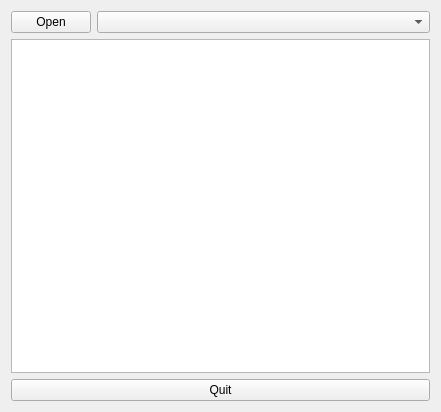
<ui version="4.0" >
 <class>Form</class>
 <widget class="QWidget" name="Form" >
  <property name="geometry" >
   <rect>
    <x>0</x>
    <y>0</y>
    <width>441</width>
    <height>412</height>
   </rect>
  </property>
  <property name="windowTitle" >
   <string>hachoir-metadata</string>
  </property>
  <layout class="QVBoxLayout" name="verticalLayout" >
   <item>
    <layout class="QHBoxLayout" name="horizontalLayout_2" >
     <item>
      <widget class="QPushButton" name="open_button" >
       <property name="text" >
        <string>Open</string>
       </property>
      </widget>
     </item>
     <item>
      <widget class="QComboBox" name="files_combo" >
       <property name="sizePolicy" >
        <sizepolicy vsizetype="Fixed" hsizetype="Expanding" >
         <horstretch>0</horstretch>
         <verstretch>0</verstretch>
        </sizepolicy>
       </property>
      </widget>
     </item>
    </layout>
   </item>
   <item>
    <widget class="QTableWidget" name="metadata_table" >
     <property name="alternatingRowColors" >
      <bool>true</bool>
     </property>
     <property name="showGrid" >
      <bool>false</bool>
     </property>
     <property name="rowCount" >
      <number>0</number>
     </property>
     <property name="columnCount" >
      <number>0</number>
     </property>
    </widget>
   </item>
   <item>
    <widget class="QPushButton" name="quit_button" >
     <property name="text" >
      <string>Quit</string>
     </property>
    </widget>
   </item>
  </layout>
 </widget>
 <resources/>
 <connections/>
</ui>
